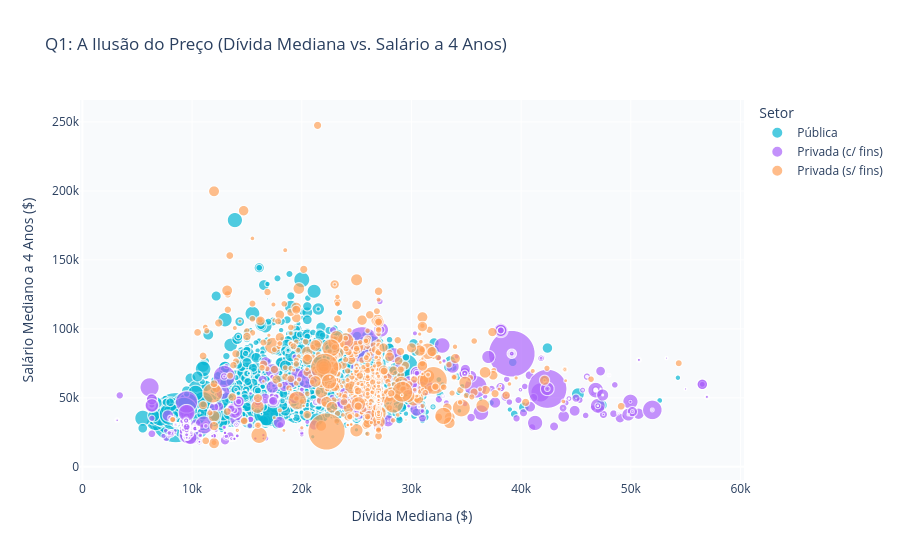
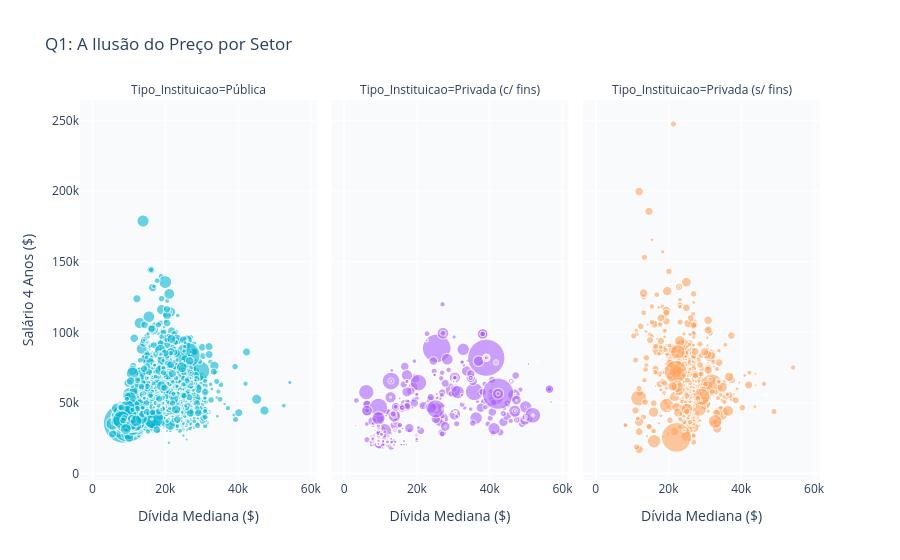
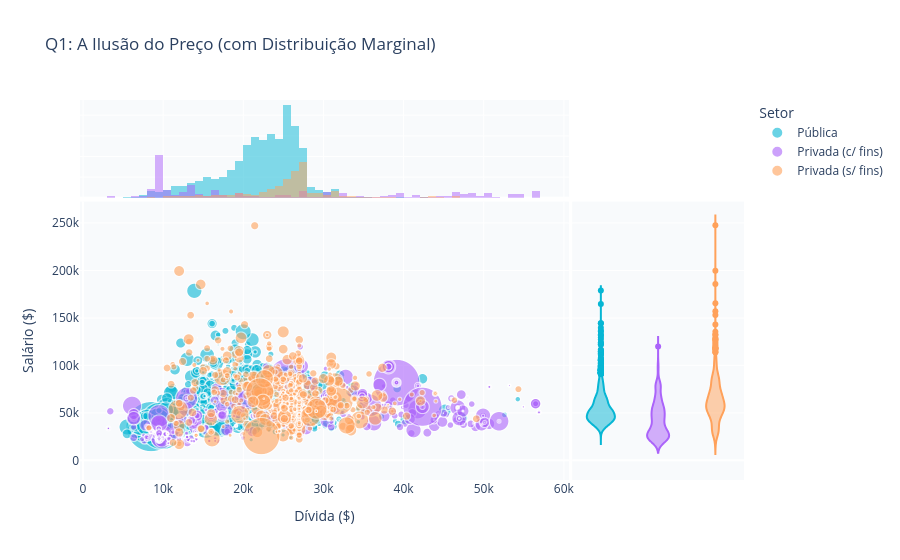

Source (notebook cell) for these figures, in order:
### Code cell
import pandas as pd
import plotly.express as px
import plotly.graph_objects as go
import numpy as np

# 1. Carregar os dados que preparaste
df_final = pd.read_csv('../data/merged_data.csv', low_memory=False)

# 2. Preparação Visual e de Cálculos (Mesmo passo que usaste no Canva)
df_final['IPEDSCOUNT1'] = df_final['IPEDSCOUNT1'].fillna(1) # Impede erro do tamanho das bolhas

# As cores que definimos no Canva para consistência visual
cores_setor = {
    'Pública': '#06B6D4', 
    'Privada (Sem Fins)': '#10B981', 
    'Privada (Com Fins)': '#F43F5E'
}

# ----------------------------------------------------------------------
# Q1. A Ilusão do Preço: Dívida vs. Salário (Radar de ROI)
# ----------------------------------------------------------------------
fig_q1 = px.scatter(
    df_final,
    x='DEBT_ALL_STGP_ANY_MDN',
    y='EARN_MDN_4YR',
    size='IPEDSCOUNT1',
    color='Tipo_Instituicao',
    color_discrete_map=cores_setor,
    hover_name='INSTNM',
    hover_data={'CIPDESC': True, 'STABBR': True},
    size_max=50,
    opacity=0.7,
    title="Q1: A Ilusão do Preço (Dívida Mediana vs. Salário a 4 Anos)",
    labels={
        'DEBT_ALL_STGP_ANY_MDN': 'Dívida Mediana ($)',
        'EARN_MDN_4YR': 'Salário Mediano a 4 Anos ($)',
        'Tipo_Instituicao': 'Setor'
    }
)
fig_q1.update_layout(plot_bgcolor='#F8FAFC', paper_bgcolor='#FFFFFF')
fig_q1.show()

fig_q1_op1 = px.scatter(
    df_final,
    x='DEBT_ALL_STGP_ANY_MDN',
    y='EARN_MDN_4YR',
    size='IPEDSCOUNT1',
    color='Tipo_Instituicao',
    facet_col='Tipo_Instituicao',
    color_discrete_map=cores_setor,
    hover_name='INSTNM',
    size_max=40, # Reduzi um pouco o tamanho máximo para os painéis mais pequenos
    opacity=0.6, # Reduzi um pouco mais a opacidade
    title="Q1: A Ilusão do Preço por Setor",
    labels={'DEBT_ALL_STGP_ANY_MDN': 'Dívida Mediana ($)', 'EARN_MDN_4YR': 'Salário 4 Anos ($)'}
)
# Esconder a legenda, já que os títulos de cada coluna já dizem o setor
fig_q1_op1.update_layout(showlegend=False, plot_bgcolor='#F8FAFC', paper_bgcolor='#FFFFFF')
fig_q1_op1.show()

fig_q1_op2 = px.scatter(
    df_final,
    x='DEBT_ALL_STGP_ANY_MDN',
    y='EARN_MDN_4YR',
    size='IPEDSCOUNT1',
    color='Tipo_Instituicao',
    color_discrete_map=cores_setor,
    hover_name='INSTNM',
    size_max=50,
    opacity=0.6,
    marginal_x="histogram", # ADICIONA UM HISTOGRAMA NO TOPO
    marginal_y="violin",    # ADICIONA UM VIOLIN PLOT NA LATERAL
    title="Q1: A Ilusão do Preço (com Distribuição Marginal)",
    labels={'DEBT_ALL_STGP_ANY_MDN': 'Dívida ($)', 'EARN_MDN_4YR': 'Salário ($)', 'Tipo_Instituicao': 'Setor'}
)
fig_q1_op2.update_layout(plot_bgcolor='#F8FAFC', paper_bgcolor='#FFFFFF')
fig_q1_op2.show()

# ----------------------------------------------------------------------
# Q2. Impacto Geográfico: ROI Regional
# ----------------------------------------------------------------------
# Calcular a métrica de ROI antes de desenhar o mapa
# Como tens muitas linhas, vamos forçar conversões para numérico para garantir a divisão
df_final['EARN_MDN_4YR'] = pd.to_numeric(df_final['EARN_MDN_4YR'], errors='coerce')
df_final['DEBT_ALL_STGP_ANY_MDN'] = pd.to_numeric(df_final['DEBT_ALL_STGP_ANY_MDN'], errors='coerce')
df_final['ROI_Ratio'] = df_final['EARN_MDN_4YR'] / df_final['DEBT_ALL_STGP_ANY_MDN']

fig_q2 = px.scatter_map(
    df_final, 
    lat="LATITUDE", 
    lon="LONGITUDE", 
    color="ROI_Ratio", 
    size="IPEDSCOUNT1",
    hover_name="INSTNM",
    hover_data={'CIPDESC': True, 'EARN_MDN_4YR': True, 'DEBT_ALL_STGP_ANY_MDN': True},
    color_continuous_scale=px.colors.sequential.Viridis,
    size_max=20,
    zoom=3,
    title="Q2: Impacto Geográfico (Rácio de ROI por Instituição)"
)
fig_q2.update_layout(mapbox_style="carto-positron", margin={"r":0,"t":40,"l":0,"b":0})
fig_q2.show()

# ----------------------------------------------------------------------
# Q3. Desigualdade Estrutural: Fosso Salarial de Género
# ----------------------------------------------------------------------
# Escolhemos a primeira linha do dataset como exemplo de "Dossier Institucional"
# Temos de garantir que é lido como numérico.
curso_alvo = df_final.iloc[0].copy()

anos = ['Ano 1', 'Ano 3', 'Ano 4', 'Ano 5']

salarios_homens = pd.to_numeric([
    curso_alvo['EARN_MALE_WNE_MDN_1YR'], curso_alvo['EARN_MALE_NE_MDN_3YR'],
    curso_alvo['EARN_MALE_WNE_MDN_4YR'], curso_alvo['EARN_MALE_WNE_MDN_5YR']
], errors='coerce')

salarios_mulheres = pd.to_numeric([
    curso_alvo['EARN_NOMALE_WNE_MDN_1YR'], curso_alvo['EARN_NOMALE_NE_MDN_3YR'],
    curso_alvo['EARN_NOMALE_WNE_MDN_4YR'], curso_alvo['EARN_NOMALE_WNE_MDN_5YR']
], errors='coerce')

fig_q3 = go.Figure()
fig_q3.add_trace(go.Scatter(x=anos, y=salarios_homens, mode='lines+markers', name='Homens', line=dict(color='#2563EB', width=3)))
fig_q3.add_trace(go.Scatter(x=anos, y=salarios_mulheres, mode='lines+markers', name='Mulheres', line=dict(color='#F43F5E', width=3)))

fig_q3.update_layout(
    title=f"Q3: Desigualdade de Género - {curso_alvo['INSTNM']} ({curso_alvo['CIPDESC']})",
    yaxis_title="Salário Mediano ($)",
    plot_bgcolor='#F8FAFC', 
    paper_bgcolor='#FFFFFF',
    hovermode="x unified"
)
fig_q3.show()

# ----------------------------------------------------------------------
# Q4. Risco de Incumprimento: Default Rate por Área de Estudo
# ----------------------------------------------------------------------
# Converter o Default Rate para numérico
df_final['BBRR2_FED_COMP_DFLT'] = pd.to_numeric(df_final['BBRR2_FED_COMP_DFLT'], errors='coerce')

# Ordenar por mediana decrescente para ficar fácil de ler no Dash
fig_q4 = px.box(
    df_final,
    x="CIP_FAMILIA",
    y="BBRR2_FED_COMP_DFLT",
    color="CIP_FAMILIA",
    title="Q4: Risco de Incumprimento (Default Rate) por Família de Curso",
    labels={
        'CIP_FAMILIA': 'Família do Curso (Código CIP)',
        'BBRR2_FED_COMP_DFLT': 'Taxa de Incumprimento'
    },
    points="outliers"
)
fig_q4.update_layout(
    xaxis={'categoryorder':'median descending'},
    showlegend=False, 
    plot_bgcolor='#F8FAFC', 
    paper_bgcolor='#FFFFFF'
)
fig_q4.show()

# ----------------------------------------------------------------------
# BÓNUS: Distribuição de Género (O novo gráfico do painel lateral da Página 2)
# ----------------------------------------------------------------------
valores_demograficos = pd.to_numeric([curso_alvo['UGDS_MEN'], curso_alvo['UGDS_WOMEN']], errors='coerce')

fig_demo = px.pie(
    values=valores_demograficos, 
    names=['Homens', 'Mulheres'], 
    title=f"Demografia Global: {curso_alvo['INSTNM']}",
    hole=0.4,
    color_discrete_sequence=['#2563EB', '#F43F5E']
)
fig_demo.update_traces(textinfo='percent+label')
fig_demo.update_layout(paper_bgcolor='#FFFFFF')
fig_demo.show()

### Figure 1 — Plotly figure (JSON) as saved in the notebook; plotly's stock layout.template omitted (floating-point values rounded to 4 significant figures; data arrays with more than 128 entries replaced by an {"elided": "..."} marker saying what was removed)
{"data": [{"customdata": {"elided": "3652x2 str values"}, "hovertemplate": "<b>%{hovertext}</b><br><br>Setor=Pública<br>Dívida Mediana ($)=%{x}<br>Salário Mediano a 4 Anos ($)=%{y}<br>IPEDSCOUNT1=%{marker.size}<br>CIPDESC=%{customdata[0]}<br>STABBR=%{customdata[1]}<extra></extra>", "hovertext": {"elided": "3652 str values"}, "legendgroup": "Pública", "marker": {"color": "#06B6D4", "opacity": 0.7, "size": {"elided": "3652 float values"}, "sizemode": "area", "sizeref": 3.633, "symbol": "circle"}, "mode": "markers", "name": "Pública", "showlegend": true, "type": "scattergl", "x": {"elided": "3652 float values"}, "xaxis": "x", "y": {"elided": "3652 float values"}, "yaxis": "y"}, {"customdata": {"elided": "973x2 str values"}, "hovertemplate": "<b>%{hovertext}</b><br><br>Setor=Privada (c/ fins)<br>Dívida Mediana ($)=%{x}<br>Salário Mediano a 4 Anos ($)=%{y}<br>IPEDSCOUNT1=%{marker.size}<br>CIPDESC=%{customdata[0]}<br>STABBR=%{customdata[1]}<extra></extra>", "hovertext": {"elided": "973 str values"}, "legendgroup": "Privada (c/ fins)", "marker": {"color": "#ab63fa", "opacity": 0.7, "size": {"elided": "973 float values"}, "sizemode": "area", "sizeref": 3.633, "symbol": "circle"}, "mode": "markers", "name": "Privada (c/ fins)", "showlegend": true, "type": "scattergl", "x": {"elided": "973 float values"}, "xaxis": "x", "y": {"elided": "973 float values"}, "yaxis": "y"}, {"customdata": {"elided": "855x2 str values"}, "hovertemplate": "<b>%{hovertext}</b><br><br>Setor=Privada (s/ fins)<br>Dívida Mediana ($)=%{x}<br>Salário Mediano a 4 Anos ($)=%{y}<br>IPEDSCOUNT1=%{marker.size}<br>CIPDESC=%{customdata[0]}<br>STABBR=%{customdata[1]}<extra></extra>", "hovertext": {"elided": "855 str values"}, "legendgroup": "Privada (s/ fins)", "marker": {"color": "#FFA15A", "opacity": 0.7, "size": {"elided": "855 float values"}, "sizemode": "area", "sizeref": 3.633, "symbol": "circle"}, "mode": "markers", "name": "Privada (s/ fins)", "showlegend": true, "type": "scattergl", "x": {"elided": "855 float values"}, "xaxis": "x", "y": {"elided": "855 float values"}, "yaxis": "y"}], "layout": {"legend": {"itemsizing": "constant", "title": {"text": "Setor"}, "tracegroupgap": 0}, "paper_bgcolor": "#FFFFFF", "plot_bgcolor": "#F8FAFC", "title": {"text": "Q1: A Ilusão do Preço (Dívida Mediana vs. Salário a 4 Anos)"}, "xaxis": {"anchor": "y", "domain": [0, 1], "title": {"text": "Dívida Mediana ($)"}}, "yaxis": {"anchor": "x", "domain": [0, 1], "title": {"text": "Salário Mediano a 4 Anos ($)"}}}}

### Figure 2 — Plotly figure (JSON) as saved in the notebook; plotly's stock layout.template omitted (floating-point values rounded to 4 significant figures; data arrays with more than 128 entries replaced by an {"elided": "..."} marker saying what was removed)
{"data": [{"hovertemplate": "<b>%{hovertext}</b><br><br>Tipo_Instituicao=Pública<br>Dívida Mediana ($)=%{x}<br>Salário 4 Anos ($)=%{y}<br>IPEDSCOUNT1=%{marker.size}<extra></extra>", "hovertext": {"elided": "3652 str values"}, "legendgroup": "Pública", "marker": {"color": "#06B6D4", "opacity": 0.6, "size": {"elided": "3652 float values"}, "sizemode": "area", "sizeref": 5.676, "symbol": "circle"}, "mode": "markers", "name": "Pública", "showlegend": true, "type": "scattergl", "x": {"elided": "3652 float values"}, "xaxis": "x", "y": {"elided": "3652 float values"}, "yaxis": "y"}, {"hovertemplate": "<b>%{hovertext}</b><br><br>Tipo_Instituicao=Privada (c/ fins)<br>Dívida Mediana ($)=%{x}<br>Salário 4 Anos ($)=%{y}<br>IPEDSCOUNT1=%{marker.size}<extra></extra>", "hovertext": {"elided": "973 str values"}, "legendgroup": "Privada (c/ fins)", "marker": {"color": "#ab63fa", "opacity": 0.6, "size": {"elided": "973 float values"}, "sizemode": "area", "sizeref": 5.676, "symbol": "circle"}, "mode": "markers", "name": "Privada (c/ fins)", "showlegend": true, "type": "scattergl", "x": {"elided": "973 float values"}, "xaxis": "x2", "y": {"elided": "973 float values"}, "yaxis": "y2"}, {"hovertemplate": "<b>%{hovertext}</b><br><br>Tipo_Instituicao=Privada (s/ fins)<br>Dívida Mediana ($)=%{x}<br>Salário 4 Anos ($)=%{y}<br>IPEDSCOUNT1=%{marker.size}<extra></extra>", "hovertext": {"elided": "855 str values"}, "legendgroup": "Privada (s/ fins)", "marker": {"color": "#FFA15A", "opacity": 0.6, "size": {"elided": "855 float values"}, "sizemode": "area", "sizeref": 5.676, "symbol": "circle"}, "mode": "markers", "name": "Privada (s/ fins)", "showlegend": true, "type": "scattergl", "x": {"elided": "855 float values"}, "xaxis": "x3", "y": {"elided": "855 float values"}, "yaxis": "y3"}], "layout": {"annotations": [{"font": {}, "showarrow": false, "text": "Tipo_Instituicao=Pública", "x": 0.16, "xanchor": "center", "xref": "paper", "y": 1, "yanchor": "bottom", "yref": "paper"}, {"font": {}, "showarrow": false, "text": "Tipo_Instituicao=Privada (c/ fins)", "x": 0.5, "xanchor": "center", "xref": "paper", "y": 1, "yanchor": "bottom", "yref": "paper"}, {"font": {}, "showarrow": false, "text": "Tipo_Instituicao=Privada (s/ fins)", "x": 0.84, "xanchor": "center", "xref": "paper", "y": 1, "yanchor": "bottom", "yref": "paper"}], "legend": {"itemsizing": "constant", "title": {"text": "Tipo_Instituicao"}, "tracegroupgap": 0}, "paper_bgcolor": "#FFFFFF", "plot_bgcolor": "#F8FAFC", "showlegend": false, "title": {"text": "Q1: A Ilusão do Preço por Setor"}, "xaxis": {"anchor": "y", "domain": [0, 0.32], "title": {"text": "Dívida Mediana ($)"}}, "xaxis2": {"anchor": "y2", "domain": [0.34, 0.66], "matches": "x", "title": {"text": "Dívida Mediana ($)"}}, "xaxis3": {"anchor": "y3", "domain": [0.68, 1.0], "matches": "x", "title": {"text": "Dívida Mediana ($)"}}, "yaxis": {"anchor": "x", "domain": [0, 1], "title": {"text": "Salário 4 Anos ($)"}}, "yaxis2": {"anchor": "x2", "domain": [0, 1], "matches": "y", "showticklabels": false}, "yaxis3": {"anchor": "x3", "domain": [0, 1], "matches": "y", "showticklabels": false}}}

### Figure 3 — Plotly figure (JSON) as saved in the notebook; plotly's stock layout.template omitted (floating-point values rounded to 4 significant figures; data arrays with more than 128 entries replaced by an {"elided": "..."} marker saying what was removed)
{"data": [{"hovertemplate": "<b>%{hovertext}</b><br><br>Setor=Pública<br>Dívida ($)=%{x}<br>Salário ($)=%{y}<br>IPEDSCOUNT1=%{marker.size}<extra></extra>", "hovertext": {"elided": "3652 str values"}, "legendgroup": "Pública", "marker": {"color": "#06B6D4", "opacity": 0.6, "size": {"elided": "3652 float values"}, "sizemode": "area", "sizeref": 3.633, "symbol": "circle"}, "mode": "markers", "name": "Pública", "showlegend": true, "type": "scattergl", "x": {"elided": "3652 float values"}, "xaxis": "x", "y": {"elided": "3652 float values"}, "yaxis": "y"}, {"bingroup": "x", "hovertemplate": "Setor=Pública<br>Dívida ($)=%{x}<br>count=%{y}<extra></extra>", "legendgroup": "Pública", "marker": {"color": "#06B6D4"}, "name": "Pública", "opacity": 0.5, "showlegend": false, "type": "histogram", "x": {"elided": "3652 float values"}, "xaxis": "x3", "yaxis": "y3"}, {"hovertemplate": "<b>%{hovertext}</b><br><br>Setor=Pública<br>Salário ($)=%{y}<extra></extra>", "hovertext": {"elided": "3652 str values"}, "legendgroup": "Pública", "marker": {"color": "#06B6D4", "symbol": "circle"}, "name": "Pública", "scalegroup": "y", "showlegend": false, "type": "violin", "xaxis": "x2", "y": {"elided": "3652 float values"}, "yaxis": "y2"}, {"hovertemplate": "<b>%{hovertext}</b><br><br>Setor=Privada (c/ fins)<br>Dívida ($)=%{x}<br>Salário ($)=%{y}<br>IPEDSCOUNT1=%{marker.size}<extra></extra>", "hovertext": {"elided": "973 str values"}, "legendgroup": "Privada (c/ fins)", "marker": {"color": "#ab63fa", "opacity": 0.6, "size": {"elided": "973 float values"}, "sizemode": "area", "sizeref": 3.633, "symbol": "circle"}, "mode": "markers", "name": "Privada (c/ fins)", "showlegend": true, "type": "scattergl", "x": {"elided": "973 float values"}, "xaxis": "x", "y": {"elided": "973 float values"}, "yaxis": "y"}, {"bingroup": "x", "hovertemplate": "Setor=Privada (c/ fins)<br>Dívida ($)=%{x}<br>count=%{y}<extra></extra>", "legendgroup": "Privada (c/ fins)", "marker": {"color": "#ab63fa"}, "name": "Privada (c/ fins)", "opacity": 0.5, "showlegend": false, "type": "histogram", "x": {"elided": "973 float values"}, "xaxis": "x3", "yaxis": "y3"}, {"hovertemplate": "<b>%{hovertext}</b><br><br>Setor=Privada (c/ fins)<br>Salário ($)=%{y}<extra></extra>", "hovertext": {"elided": "973 str values"}, "legendgroup": "Privada (c/ fins)", "marker": {"color": "#ab63fa", "symbol": "circle"}, "name": "Privada (c/ fins)", "scalegroup": "y", "showlegend": false, "type": "violin", "xaxis": "x2", "y": {"elided": "973 float values"}, "yaxis": "y2"}, {"hovertemplate": "<b>%{hovertext}</b><br><br>Setor=Privada (s/ fins)<br>Dívida ($)=%{x}<br>Salário ($)=%{y}<br>IPEDSCOUNT1=%{marker.size}<extra></extra>", "hovertext": {"elided": "855 str values"}, "legendgroup": "Privada (s/ fins)", "marker": {"color": "#FFA15A", "opacity": 0.6, "size": {"elided": "855 float values"}, "sizemode": "area", "sizeref": 3.633, "symbol": "circle"}, "mode": "markers", "name": "Privada (s/ fins)", "showlegend": true, "type": "scattergl", "x": {"elided": "855 float values"}, "xaxis": "x", "y": {"elided": "855 float values"}, "yaxis": "y"}, {"bingroup": "x", "hovertemplate": "Setor=Privada (s/ fins)<br>Dívida ($)=%{x}<br>count=%{y}<extra></extra>", "legendgroup": "Privada (s/ fins)", "marker": {"color": "#FFA15A"}, "name": "Privada (s/ fins)", "opacity": 0.5, "showlegend": false, "type": "histogram", "x": {"elided": "855 float values"}, "xaxis": "x3", "yaxis": "y3"}, {"hovertemplate": "<b>%{hovertext}</b><br><br>Setor=Privada (s/ fins)<br>Salário ($)=%{y}<extra></extra>", "hovertext": {"elided": "855 str values"}, "legendgroup": "Privada (s/ fins)", "marker": {"color": "#FFA15A", "symbol": "circle"}, "name": "Privada (s/ fins)", "scalegroup": "y", "showlegend": false, "type": "violin", "xaxis": "x2", "y": {"elided": "855 float values"}, "yaxis": "y2"}], "layout": {"barmode": "overlay", "legend": {"itemsizing": "constant", "title": {"text": "Setor"}, "tracegroupgap": 0}, "paper_bgcolor": "#FFFFFF", "plot_bgcolor": "#F8FAFC", "title": {"text": "Q1: A Ilusão do Preço (com Distribuição Marginal)"}, "xaxis": {"anchor": "y", "domain": [0, 0.7363], "title": {"text": "Dívida ($)"}}, "xaxis2": {"anchor": "y2", "domain": [0.7413, 1], "matches": "x2", "showgrid": false, "showline": false, "showticklabels": false, "ticks": ""}, "xaxis3": {"anchor": "y3", "domain": [0, 0.7363], "matches": "x", "showgrid": true, "showticklabels": false}, "xaxis4": {"anchor": "y4", "domain": [0.7413, 1], "matches": "x2", "showgrid": false, "showline": false, "showticklabels": false, "ticks": ""}, "yaxis": {"anchor": "x", "domain": [0, 0.7326], "title": {"text": "Salário ($)"}}, "yaxis2": {"anchor": "x2", "domain": [0, 0.7326], "matches": "y", "showgrid": true, "showticklabels": false}, "yaxis3": {"anchor": "x3", "domain": [0.7426, 1], "matches": "y3", "showgrid": true, "showline": false, "showticklabels": false, "ticks": ""}, "yaxis4": {"anchor": "x4", "domain": [0.7426, 1], "matches": "y3", "showgrid": true, "showline": false, "showticklabels": false, "ticks": ""}}}
